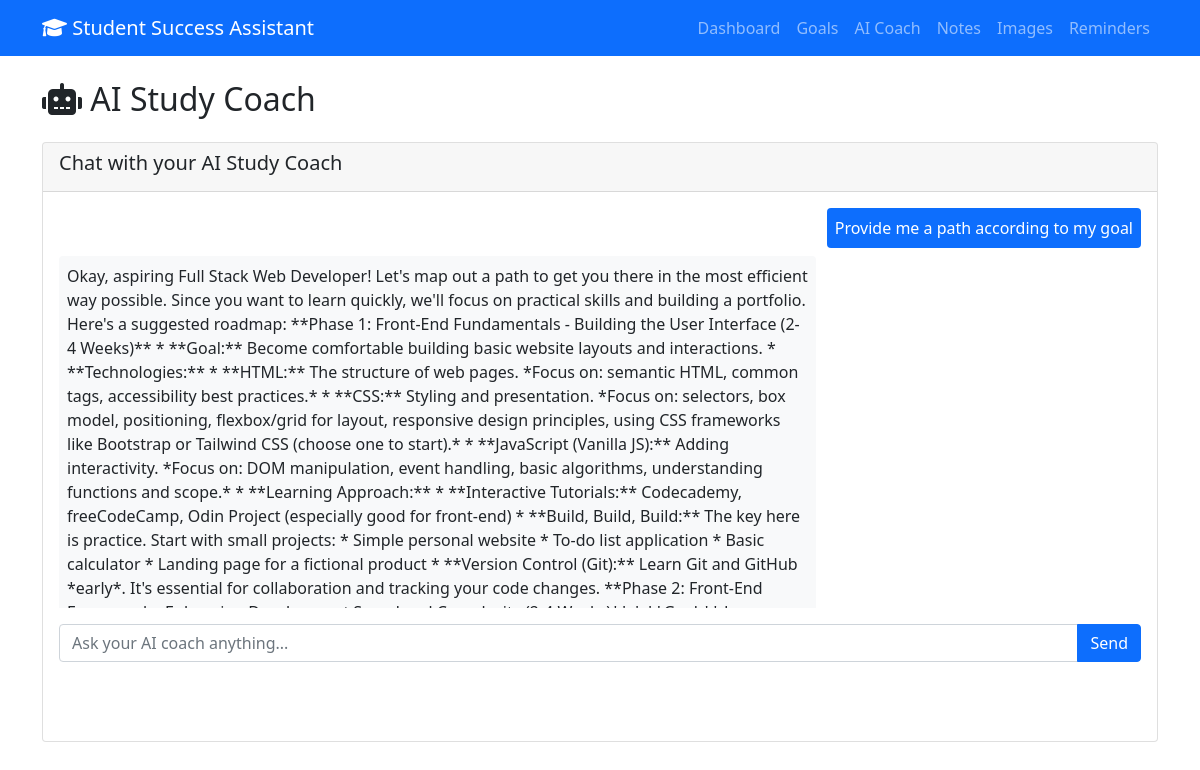
Page /chat on the committed database.
### app.py (models this page shows)
class ChatMessage(db.Model):
    id = db.Column(db.Integer, primary_key=True)
    message = db.Column(db.Text, nullable=False)
    response = db.Column(db.Text, nullable=False)
    timestamp = db.Column(db.DateTime, default=datetime.utcnow)

### app.py (the view)
@app.route('/chat')
def chat():
    messages = ChatMessage.query.order_by(ChatMessage.timestamp.desc()).limit(10).all()
    return render_template('chat.html', messages=messages)

### templates/chat.html (shortened to what this page needs)
{% extends "base.html" %}
{% block content %}
<h2><i class="fas fa-robot"></i> AI Study Coach</h2>
<div class="row mt-4">
    <div class="col-12">
        <div class="card" style="height: 600px;">
            <div class="card-header">
                <h5>Chat with your AI Study Coach</h5>
            </div>
            <div class="card-body d-flex flex-column">
                <div id="chat-messages" class="flex-grow-1 overflow-auto mb-3" style="max-height: 400px;">
                    {% for message in messages %}
                    <div class="mb-3">
                        <div class="d-flex justify-content-end mb-2">
                            <div class="bg-primary text-white p-2 rounded" style="max-width: 70%;">
                                {{ message.message }}
                            </div>
                        </div>
                        <div class="d-flex justify-content-start">
                            <div class="bg-light p-2 rounded" style="max-width: 70%;">
                                {{ message.response }}
                            </div>
                        </div>
                    </div>
                    {% endfor %}
                </div>
                <div class="input-group">
                    <input type="text" id="message-input" class="form-control"
                           placeholder="Ask your AI coach anything...">
                    <button class="btn btn-primary" onclick="sendMessage()">Send</button>
                </div>
            </div>
        </div>
    </div>
</div>
{% endblock %}

### rows in the picture
ChatMessage: message "Provide me a path according to my goal", response "Okay, aspiring Full Stack Web Developer! Let's map out a path to get you there in the most efficient way possible. Since you want to learn quickly, we'll focus on practical skills and building a portfolio. Here's a suggested roadmap: **Phase 1: Front-End Fundamentals - Building the User Interface (2-4 Weeks)** * **Goal:** Become comfortable building basic website layouts and interactions. * **Technologies:** * **HTML:** The structure of web pages. *Focus on: semantic HTML, common tags, accessibility best practices.* * **CSS:** Styling and presentation. *Focus on: selectors, box model, positioning, flexbox/grid for layout, responsive design principles, using CSS frameworks like Bootstrap or…"
